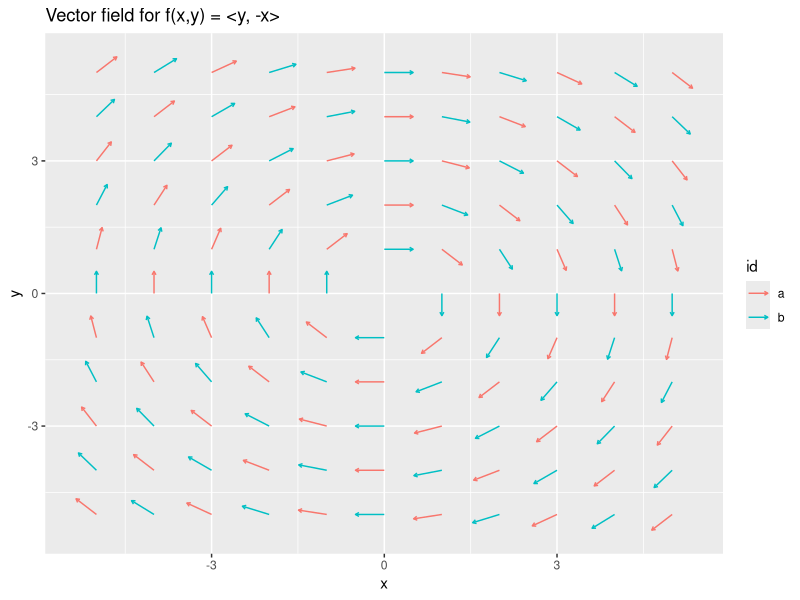

Generate this figure with R:
## ---- chunk 1
## want to make this not rely on all of tidyverse at some point soon
library(tidyverse)
## ---- chunk 2
StatVectorField <- 
  ggproto("StatVectorField", Stat,
          required_aes = c("x", "y"),
                           
          compute_group = function(data, scales, fun = NULL, scaling_factor = 1,...) {
            if (is.null(fun)) {
              stop("A transformation function must be provided")
            }
            
            transformed <- fun(data$x, data$y)
            
            data <-
              data.frame(x = data$x,
                         y = data$y,
                         u = transformed[[1]],
                         v = transformed[[2]]
                         ) |> 
              mutate(magnitude = sqrt(u^2 + v^2)) |>
              mutate(u_norm = u / magnitude, v_norm = v / magnitude) |>
              mutate(xend = x + u_norm * scaling_factor, yend = y + v_norm * scaling_factor)
            
            return(data)
          }
)
## ---- chunk 3
stat_vector_field <- function(mapping = NULL, data = NULL, geom = "segment", 
                              position = "identity", ..., fun = NULL, 
                              scaling_factor = 1, na.rm = FALSE, show.legend = NA, 
                              inherit.aes = TRUE) {
  layer(
    stat = StatVectorField, 
    mapping = mapping, 
    data = data, 
    geom = geom, 
    position = position, 
    show.legend = show.legend, 
    inherit.aes = inherit.aes, 
    params = list(na.rm = na.rm, fun = fun, scaling_factor = scaling_factor, ...)
  )
}
## ---- chunk 4
points_to_be_evaluated <- 
  expand.grid(x = seq(-5, 5, by = 1), y = seq(-5, 5, by = 1)) |> 
  mutate(id = c(rep(c("a","b"), 60),"a"))

my_vector_transform <- function(x, y) {
  # list(x^2, y^2)
  list(y, -x)
}

ggplot(data = points_to_be_evaluated, aes(x = x, y = y, color = id)) +
  stat_vector_field(fun = my_vector_transform, scaling_factor = .5, arrow = arrow(length = unit(1, "mm"))) +
  labs(title = "Vector field for f(x,y) = <y, -x>") 
